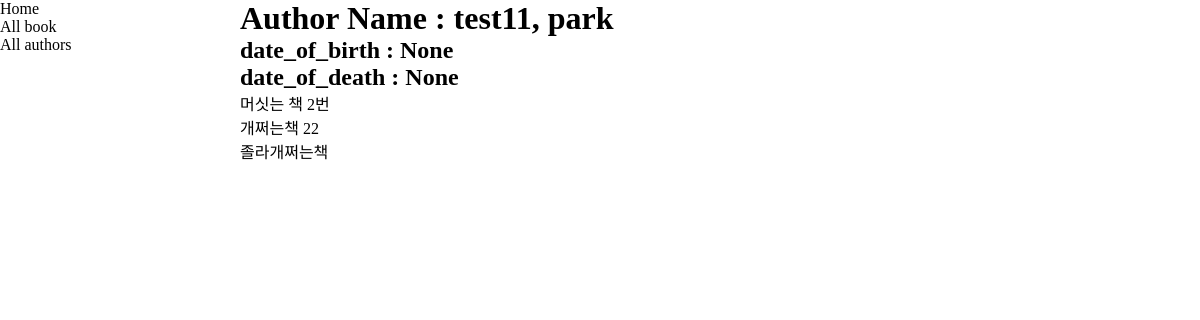
Before: /catalog/author/1 with the older database file.
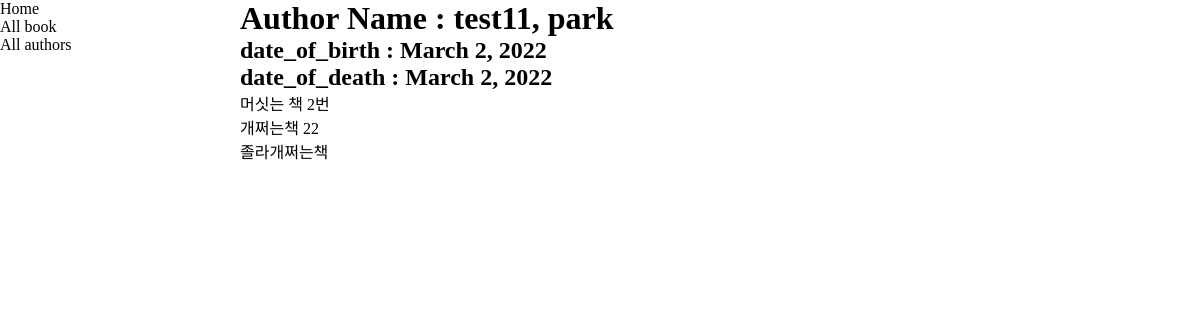
After: the same page with the newer database file.
### catalog/models.py (models this page shows, shortened)
class Author(models.Model):
    first_name = models.CharField(max_length=100)
    last_name = models.CharField(max_length=100)
    date_of_birth = models.DateField(null=True, blank=True)
    date_of_death = models.DateField("Died", null=True, blank=True)
    class Meta:
        ordering = ["last_name", "first_name"]
    def __str__(self):
        return f"{self.last_name}, {self.first_name}"

### catalog/views.py (the view)
# urls.py: path("author/<int:pk>", views.AuthorDetailView.as_view(), name="author-detail"),
class AuthorDetailView(generic.DetailView):
    model = Author

### catalog/models.py (called while the page is built)
    def __str__(self):
        return self.title

### catalog/templates/catalog/author_detail.html (shortened to what this page needs)
{% extends "base_generic.html" %}
{% block content %}
    <h1>Author Name : {{author}}</h1>
    <h2>date_of_birth : {{author.date_of_birth}}</h2>
    <h2>date_of_death : {{author.date_of_death}}</h2>
    {% for book in author.book_set.all  %}
    <p>{{book}}</p>
    {% endfor %}
{% endblock content %}

Changed rows visible on the page:
changed Author "test11, park": date_of_birth "None" → "March 2, 2022"; date_of_death "None" → "March 2, 2022"
